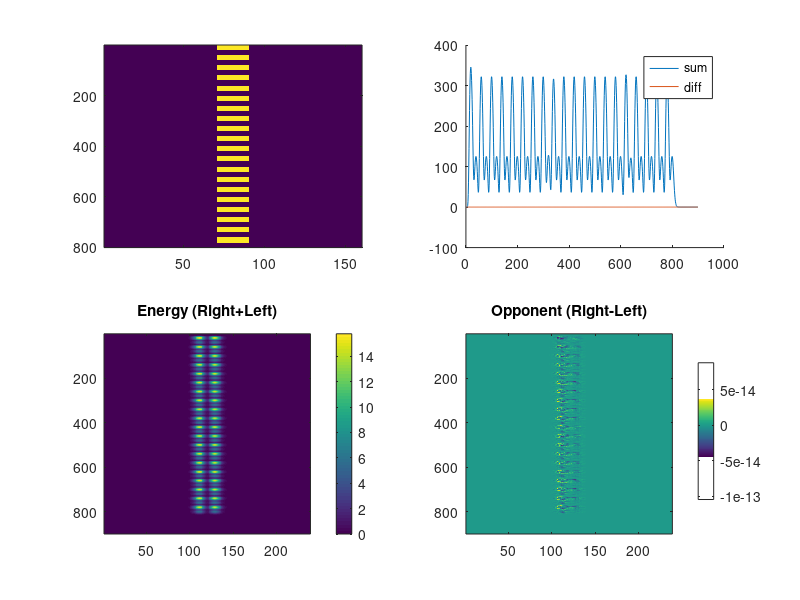
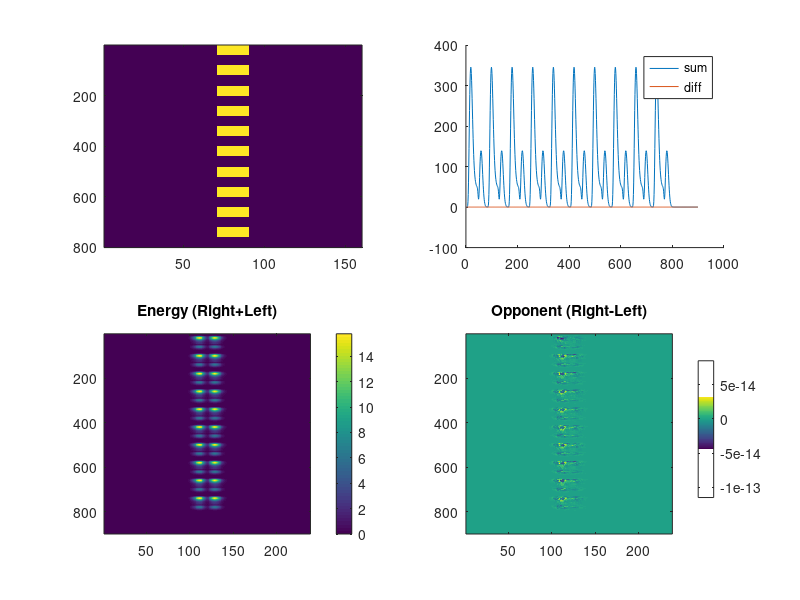

The MATLAB script that drew these images, in order: (Note: a time limit stopped this script after it produced the figures.)
clearvars
plotting = 0;

% filters parameters:
% width of temporal filters doesn't influence much
% beta does change energy for moving stim ( bell vs psychometric curve)
% width spatial filters only change scale


%%
%%%%%%%%%%%%%%%%%%%%%%%%%%%%%%%%%%%%%%%%%%%%%%%%%%%%%%%%
%%%%%%%%%%%%%%%%%%%%%%%%%%%% FILTERS PARAMETERS
%%%%%%%%%%%%%%%%%%%%%%%%%%%%%%%%%%%%%%%%%%%%%%%%%%%%%%%%
% Step 1a: Define the space axis of the filters
nx=80;              %Number of spatial samples in the filter
max_x =2.0;         %2.0 % Half-width of filter (deg)
dx = (max_x*2)/nx;  %Spatial sampling interval of filter (deg)

% Spatial filter parameters
sx=0.5;   %0.5 % standard deviation of Gaussian, in deg.
sf=1.1;  % 1.1 % spatial frequency of carrier, in cpd

% Step 1b: Define the time axis of the filters
nt=100;         % Number of temporal samples in the filter
max_t=0.5;      % 0.5 Duration of impulse response (sec)
dt = max_t/nt;  % Temporal sampling interval (sec)

% Temporal filter parameters
k = 100;    % Scales the response into time units
slow_n = 9; % 9 % Width of the slow temporal filter
fast_n = 6; % 6 % Width of the fast temporal filter
beta = 0.9;  % 0.9
            % Beta. Represents the weighting of the negative
            % phase of the temporal relative to the positive 
            % phase.

            
% A row vector holding spatial sampling intervals
x_filt=linspace(-max_x,max_x,nx);
% A column vector holding temporal sampling intervals
t_filt=linspace(0,max_t,nt)';

% Spatial filter response
gauss=exp(-x_filt.^2/sx.^2);          %Gaussian envelope
even_x=cos(2*pi*sf*x_filt).*gauss;   %Even Gabor
odd_x=sin(2*pi*sf*x_filt).*gauss;    %Odd Gabor            
            
            
% Temporal filter response (formula as in Adelson & Bergen, 1985, Eq. 1)
slow_t=(k*t_filt).^slow_n .* exp(-k*t_filt).*(1/factorial(slow_n)-beta.*((k*t_filt).^2)/factorial(slow_n+2));
fast_t=(k*t_filt).^fast_n .* exp(-k*t_filt).*(1/factorial(fast_n)-beta.*((k*t_filt).^2)/factorial(fast_n+2));

% Step 1c: combine space and time to create spatiotemporal filters
e_slow= slow_t * even_x;    %SE/TS
e_fast= fast_t * even_x ;   %SE/TF
o_slow = slow_t * odd_x ;   %SO/TS
o_fast = fast_t * odd_x ;   % SO/TF

%--------------------------------------------------------------------------
%         STEP 2: Create spatiotemporally oriented filters
%--------------------------------------------------------------------------
left_1=o_fast+e_slow;      % L1
left_2=-o_slow+e_fast;     % L2
right_1=-o_fast+e_slow;    % R1
right_2=o_slow+e_fast;     % R2            
            
            
% figure;hold on;plot(slow_t);plot(fast_t)
% figure;imagesc(left_1)


%%
%%%%%%%%%%%%%%%%%%%%%%%%%%%%%%%%%%%%%%%%%%%%%%%%%%%%%%%%
%%%%%%%%%%%%%%%%%%%%%%%%%%%% STIMULUS
%%%%%%%%%%%%%%%%%%%%%%%%%%%%%%%%%%%%%%%%%%%%%%%%%%%%%%%%
% Step 3a: Define the space and time dimensions of the stimulus
% stimulus spatial resolution:
% 160 width for 8 degree
% 1 degree = 20 steps, 1 step = 0.05 deg

% stimulus temporal resolution:
% 200 length for 1.6 sec
% 1 step = 8ms, 24 steps = 192 ms

% SPACE: x_stim is a row vector to hold sampled x-positions of the space.
stim_width=4;  %half width in degrees, gives 8 degrees total
x_stim=-stim_width:dx:round(stim_width-dx);

% TIME: t_stim is a col vector to hold sampled time intervals of the space
stim_dur=4;    %total duration of the stimulus in seconds
t_stim=(0:dt:stim_dur-dt)';


cc=0;
for cycles = [10 5 2.5]
    cc=cc+1;dd=0;
for dc=5:5:95 % [10 50 90] % [10 25 50 75 90]
    clear stim stimL static
dd=dd+1;
% static stimulus
stim = ((square(cycles*pi*t_stim,dc)) +1) ./2;  % square(t,duty)
% 5pi = 5 cycles in 1 sec, 200 ms ON, 200 OFF 
stimL = repmat(stim,1,20) ;
static = [zeros(length(stimL),70), stimL, zeros(length(stimL),70)];



%%%%%%%%%%%%%%%%%%%%%%%%%%%%%%%%%%%%%%%%%%%%%
% Step 3c: convolve stim with filters

% Rightward responses
resp_right_1=conv2(static,right_1,'full');
resp_right_2=conv2(static,right_2,'full');

% Leftward responses
resp_left_1=conv2(static,left_1,'full');
resp_left_2=conv2(static,left_2,'full');

%--------------------------------------------------------------------------
%         STEP 4: Square the filter output
%--------------------------------------------------------------------------
resp_left_1 = resp_left_1.^2;
resp_left_2 = resp_left_2.^2;
resp_right_1 = resp_right_1.^2;
resp_right_2 = resp_right_2.^2;

% sum and diff responses
energy_right = resp_right_1 + resp_right_2;
energy_left = resp_left_1 + resp_left_2;


if dc==50
    figure;
    subplot(2,2,1);imagesc(static)
    subplot(2,2,3); imagesc(energy_right+energy_left); colorbar;
    title('Energy (Right+Left)')
    subplot(2,2,4); imagesc(energy_right-energy_left);colorbar
    title('Opponent (Right-Left)')
    
    % pool across space
    subplot(2,2,2);hold on;
    plot(sum(energy_right+energy_left,2))
    plot(sum(energy_right-energy_left,2))
    legend('sum','diff')
    saveas(gcf,['StaticDetails' num2str(cycles) '.png'])
end

% peak to peak amplitude excluding borders
minB = length(slow_t); maxB = length(stim)-length(slow_t);
maxEnergy(cc,dd,1) = max(sum(energy_right(minB:maxB,:)+energy_left(minB:maxB,:),2));
avEnergy(cc,dd,1) = mean(sum(energy_right(minB:maxB,:)+energy_left(minB:maxB,:),2));
amp(cc,dd,1) = max(sum(energy_right(minB:maxB,:)+energy_left(minB:maxB,:),2)) ...
    - min(sum(energy_right(minB:maxB,:)+energy_left(minB:maxB,:),2));
amp_mot(cc,dd,1) = max(sum(energy_right(minB:maxB,:)-energy_left(minB:maxB,:),2)) ...
    - min(sum(energy_right(minB:maxB,:)-energy_left(minB:maxB,:),2));
end
end

% figure; imagesc(amp); colorbar; title('Energy staticStim')
% figure; imagesc(amp_mot); colorbar; title('Motion staticStim')



%%

%%%%%%%%%%%%%%%%%%%%%%%%%%%%%%%%
%%%%%%%%%%%%%%%%%%%%%%%%%%%%%%%% MOVING
%%%%%%%%%%%%%%%%%%%%%%%%%%%%%%%%
sizeStim = 20; cc=0;
for cycles = [10 5 2.5]
    cc=cc+1;dd=0;
for dc=5:5:95 % [10 50 90]
    clear stim stimL stimR
    dd=dd+1;
stimL = ((square(cycles/2*pi*t_stim,dc/2)) +1) ./2;  % /2 for motion

stimR(1:length(stimL)/(cycles*2)) = 0;
stimR(length(stimL)/(cycles*2)+1:length(stimL)) = stimL(1:length(stimL)-length(stimL)/(cycles*2));
stimL = repmat(stimL,1,20) ;
stimR = repmat(stimR,20,1) ;
mouv = [zeros(length(stimL),57), stimL, zeros(length(stimL),6), stimR', zeros(length(stimR),57)];

% figure; hold on; plot(stimR');plot(stimL)
% plot(((square(cycles*pi*t_stim,dc)) +1) ./2);  

%%%%%%%%%%%%%%%%%%%%%%%%%%%%%%%%%%%%%%%%%%%%%
% Step 3c: convolve stim with filters

% Rightward responses
resp_right_1=conv2(mouv,right_1,'full');
resp_right_2=conv2(mouv,right_2,'full');

% Leftward responses
resp_left_1=conv2(mouv,left_1,'full');
resp_left_2=conv2(mouv,left_2,'full');

%--------------------------------------------------------------------------
%         STEP 4: Square the filter output
%--------------------------------------------------------------------------
resp_left_1 = resp_left_1.^2;
resp_left_2 = resp_left_2.^2;
resp_right_1 = resp_right_1.^2;
resp_right_2 = resp_right_2.^2;

% sum and diff responses
energy_right = resp_right_1 + resp_right_2;
energy_left = resp_left_1 + resp_left_2;

% figure
if dc == 50
figure;
subplot(2,2,1);imagesc(mouv)
subplot(2,2,3); imagesc(energy_right+energy_left); colorbar;
title('Energy (Right+Left)')
subplot(2,2,4); imagesc(energy_right-energy_left);colorbar
title('Opponent (Right-Left)')

% pool across space
subplot(2,2,2);hold on;
plot(sum(energy_right+energy_left,2))
plot(sum(energy_right-energy_left,2))
legend('sum','diff')
    saveas(gcf,['MotionDetails' num2str(cycles) '.png'])
end


% peak to peak amplitude excluding borders
minB = length(slow_t); maxB = length(mouv)-length(slow_t);
amp(cc,dd,2) = max(sum(energy_right(minB:maxB,:)+energy_left(minB:maxB,:),2)) ...
    - min(sum(energy_right(minB:maxB,:)+energy_left(minB:maxB,:),2));
amp_mot(cc,dd,2) = max(sum(energy_right(minB:maxB,:)-energy_left(minB:maxB,:),2)) ...
    - min(sum(energy_right(minB:maxB,:)-energy_left(minB:maxB,:),2));
maxEnergy(cc,dd,2) = max(sum(energy_right(minB:maxB,:)+energy_left(minB:maxB,:),2));
avEnergy(cc,dd,2) = mean(sum(energy_right(minB:maxB,:)+energy_left(minB:maxB,:),2));
end
end

% figure; imagesc(ampM); colorbar;title('Energy movingStim')
% figure; imagesc(amp_mot_M); colorbar;title('motion movingStim')


%% PLOT
for mm =1:2
figure;hold on;
subplot(2,2,1);hold on;
for cc=1:3
    plot(amp(cc,:,mm),'LineWidth',2)
end
legend('10','5','2.5','Location','best')
title('Energy Amplitude')
subplot(2,2,2);hold on;
for cc=1:3
    plot(amp_mot(cc,:,mm),'LineWidth',2)
end
legend('10','5','2.5','Location','best')
title('Motion Energy')

subplot(2,2,3);hold on;
for cc=1:3
    plot(maxEnergy(cc,:,mm),'LineWidth',2)
end
title('Max Energy')

subplot(2,2,4);hold on;
for cc=1:3
    plot(avEnergy(cc,:,mm),'LineWidth',2)
end
title('Av Energy')

if mm==1
    saveas(gcf,'Static.png')
else
    saveas(gcf,'Mouving.png')
end
% saveas(gcf,['Swidth' num2str(max_x) '-Sfreq' num2str(sf) '-Timp' num2str(max_t) '-Tbeta' num2str(beta) '-Twidth' num2str(slow_n) '.png'])
end
%%
